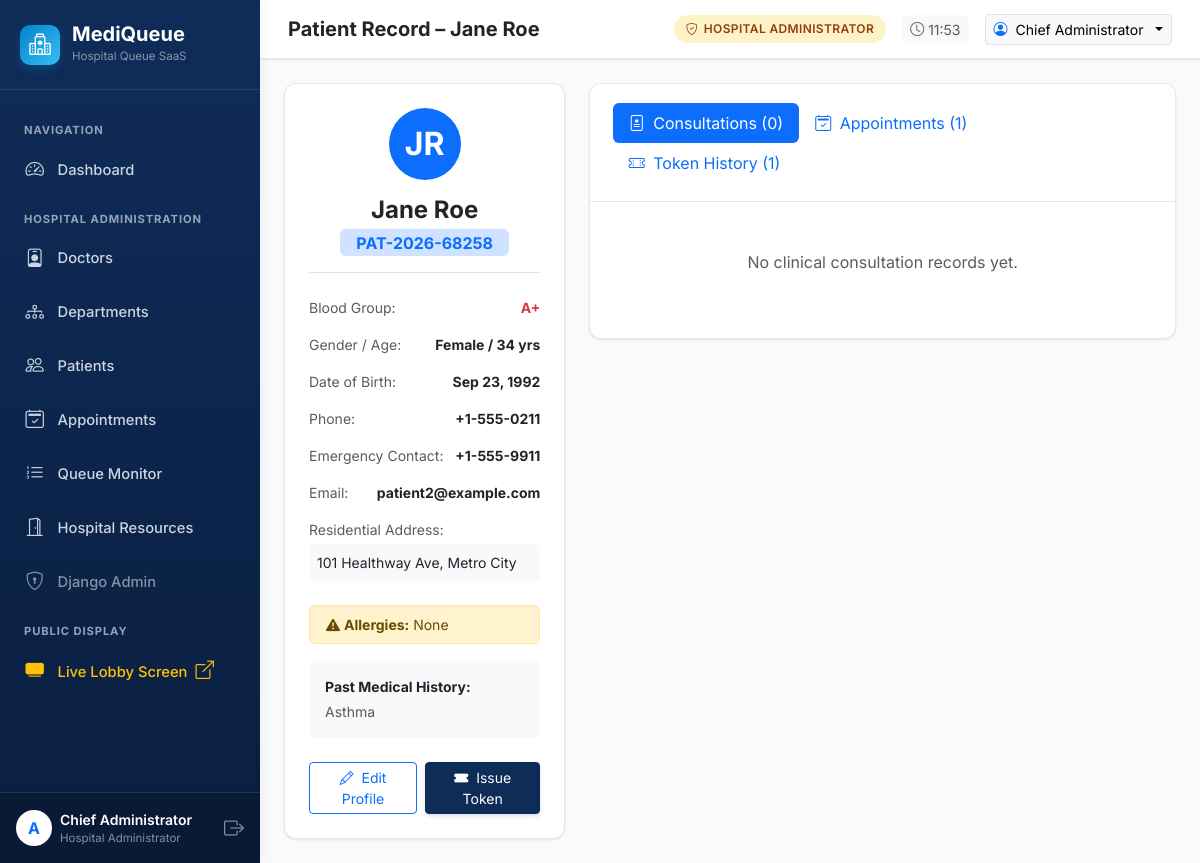
Screenshot of /patients/2/ (signed in) with the database file from the repository.
### accounts/models.py (models this page shows, shortened)
class CustomUser(AbstractUser):
    class Role(models.TextChoices):
        ADMIN = 'ADMIN', 'Hospital Administrator'
        DOCTOR = 'DOCTOR', 'Doctor'
        RECEPTIONIST = 'RECEPTIONIST', 'Receptionist'
        PATIENT = 'PATIENT', 'Patient'
    role = models.CharField(
        max_length=20,
        choices=Role.choices,
        default=Role.PATIENT,
        help_text="Designated user role within MediQueue"
    )
    phone_number = models.CharField(max_length=20, blank=True, help_text="Contact telephone number")
    profile_picture = models.ImageField(upload_to='profiles/', blank=True, null=True)
    @property
    def is_admin_role(self):
        return self.role == self.Role.ADMIN or self.is_superuser
    @property
    def is_doctor_role(self):
        return self.role == self.Role.DOCTOR
    @property
    def is_receptionist_role(self):
        return self.role == self.Role.RECEPTIONIST
    @property
    def is_patient_role(self):
        return self.role == self.Role.PATIENT
    @property
    def display_name(self):
        if self.first_name and self.last_name:
            if self.is_doctor_role and not self.first_name.startswith('Dr'):
                return f"Dr. {self.first_name} {self.last_name}"
            return f"{self.first_name} {self.last_name}"
        return self.username

### patients/models.py (models this page shows, shortened)
class PatientProfile(models.Model):
    GENDER_CHOICES = [
        ('M', 'Male'),
        ('F', 'Female'),
        ('O', 'Other'),
    ]
    BLOOD_GROUP_CHOICES = [
        ('A+', 'A+'),
        ('A-', 'A-'),
        ('B+', 'B+'),
        ('B-', 'B-'),
        ('AB+', 'AB+'),
        ('AB-', 'AB-'),
        ('O+', 'O+'),
        ('O-', 'O-'),
    ]
    user = models.OneToOneField(
        settings.AUTH_USER_MODEL,
        on_delete=models.CASCADE,
        related_name='patient_profile'
    )
    patient_id = models.CharField(
        max_length=20,
        unique=True,
        blank=True,
        help_text="Hospital Patient Unique ID (e.g. PAT-2026-0001)"
    )
    date_of_birth = models.DateField(null=True, blank=True)
    gender = models.CharField(max_length=10, choices=GENDER_CHOICES, default='M')
    blood_group = models.CharField(max_length=5, choices=BLOOD_GROUP_CHOICES, blank=True)
    emergency_contact = models.CharField(max_length=20, blank=True, help_text="Emergency phone number")
    address = models.TextField(blank=True)
    medical_history = models.TextField(blank=True, help_text="Past conditions, chronic illnesses, surgeries")
    allergies = models.TextField(blank=True, help_text="Known drug, food, or chemical allergies")
    created_at = models.DateTimeField(auto_now_add=True)
    class Meta:
        ordering = ['-created_at']
    @property
    def age(self):
        if self.date_of_birth:
            today = timezone.localdate()
            return today.year - self.date_of_birth.year - (
                (today.month, today.day) < (self.date_of_birth.month, self.date_of_birth.day)
            )
        return None

### patients/views.py (the view)
# urls.py: path('<int:pk>/', views.patient_detail, name='patient_detail'),
@login_required
def patient_detail(request, pk):
    patient_profile = get_object_or_404(PatientProfile.objects.select_related('user'), pk=pk)
    if not (request.user.is_admin_role or request.user.is_doctor_role or request.user.is_receptionist_role):
        if request.user != patient_profile.user:
            messages.error(request, "Access denied. You can only view your own records.")
            return redirect('dashboard:patient')
    appointments = Appointment.objects.filter(patient=patient_profile.user).order_by('-appointment_date')
    tokens = QueueToken.objects.filter(patient=patient_profile.user).order_by('-created_at')
    consultations = Consultation.objects.filter(patient=patient_profile.user).select_related('doctor__user', 'doctor__department').order_by('-start_time')
    return render(request, 'patients/patient_detail.html', {
        'patient': patient_profile,
        'appointments': appointments,
        'tokens': tokens,
        'consultations': consultations,
    })

### templates/patients/patient_detail.html (shortened to what this page needs)
{% extends 'dashboard_base.html' %}
{% block page_title %}Patient Record – {{ patient.user.display_name }}{% endblock %}
{% block dashboard_content %}
<div class="row g-4">
  <div class="col-lg-4">
    <div class="mq-card h-100 p-4">
      <div class="text-center mb-4 pb-3 border-bottom">
        <div class="avatar bg-primary text-white rounded-circle d-flex align-items-center justify-content-center fw-bold fs-2 mx-auto mb-3" style="width: 72px; height: 72px;">
          {{ patient.user.first_name|slice:":1" }}{{ patient.user.last_name|slice:":1" }}
        </div>
        <h4 class="fw-bold mb-1 text-dark">{{ patient.user.display_name }}</h4>
        <span class="badge bg-primary-subtle text-primary fs-6 px-3">{{ patient.patient_id }}</span>
      </div>
      <ul class="list-unstyled d-flex flex-column gap-3 small text-muted mb-4">
        <li class="d-flex justify-content-between">
          <span>Blood Group:</span>
          <strong class="text-danger">{{ patient.blood_group|default:"Not Tested" }}</strong>
        </li>
        <li class="d-flex justify-content-between">
          <span>Gender / Age:</span>
          <strong class="text-dark">{{ patient.get_gender_display }} / {% if patient.age %}{{ patient.age }} yrs{% else %}N/A{% endif %}</strong>
        </li>
        <li class="d-flex justify-content-between">
          <span>Date of Birth:</span>
          <strong class="text-dark">{{ patient.date_of_birth|date:"M d, Y"|default:"N/A" }}</strong>
        </li>
        <li class="d-flex justify-content-between">
          <span>Phone:</span>
          <strong class="text-dark">{{ patient.user.phone_number }}</strong>
        </li>
        <li class="d-flex justify-content-between">
          <span>Emergency Contact:</span>
          <strong class="text-dark">{{ patient.emergency_contact|default:"N/A" }}</strong>
        </li>
        <li class="d-flex justify-content-between">
          <span>Email:</span>
          <strong class="text-dark">{{ patient.user.email }}</strong>
        </li>
        <li>
          <span class="d-block mb-1">Residential Address:</span>
          <div class="p-2 bg-light rounded text-dark">{{ patient.address|default:"No address registered." }}</div>
        </li>
      </ul>
      {% if patient.allergies %}
        <div class="alert alert-warning py-2 mb-3 small">
          <strong><i class="bi bi-exclamation-triangle-fill me-1"></i>Allergies:</strong> {{ patient.allergies }}
        </div>
      {% endif %}
      {% if patient.medical_history %}
        <div class="bg-light p-3 rounded small mb-4">
          <strong class="text-dark d-block mb-1">Past Medical History:</strong>
          <div class="text-muted">{{ patient.medical_history }}</div>
        </div>
      {% endif %}
      <div class="d-flex gap-2">
        <a href="{% url 'patients:patient_update' patient.id %}" class="btn btn-sm btn-outline-primary flex-grow-1">
          <i class="bi bi-pencil me-1"></i> Edit Profile
        </a>
        <a href="{% url 'queue_management:token_create' %}?patient_id={{ patient.user.id }}" class="btn btn-sm btn-primary flex-grow-1">
          <i class="bi bi-ticket-fill me-1"></i> Issue Token
        </a>
      </div>
    </div>
  </div>
  <div class="col-lg-8">
    <div class="mq-card">
      <div class="mq-card-header">
        <ul class="nav nav-pills card-header-pills" id="patientDetailTabs">
          <li class="nav-item">
            <button class="nav-link active" data-bs-toggle="tab" data-bs-target="#tabConsultations">
              <i class="bi bi-file-medical me-1"></i> Consultations ({{ consultations|length }})
            </button>
          </li>
          <li class="nav-item">
            <button class="nav-link" data-bs-toggle="tab" data-bs-target="#tabAppointments">
              <i class="bi bi-calendar2-check me-1"></i> Appointments ({{ appointments|length }})
            </button>
          </li>
          <li class="nav-item">
            <button class="nav-link" data-bs-toggle="tab" data-bs-target="#tabTokens">
              <i class="bi bi-ticket-perforated me-1"></i> Token History ({{ tokens|length }})
            </button>
          </li>
        </ul>
      </div>
      <div class="tab-content">
        <div class="tab-pane fade show active p-4" id="tabConsultations">
          <div class="accordion" id="clinicalHistoryAcc">
            {% for c in consultations %}
              <div class="accordion-item mb-2 border rounded">
                <h2 class="accordion-header">
                  <button class="accordion-button collapsed py-3" type="button" data-bs-toggle="collapse" data-bs-target="#cons{{ c.id }}">
                    <div class="d-flex justify-content-between align-items-center w-100 pe-3">
                      <div>
                        <span class="fw-bold text-dark">{{ c.start_time|date:"M d, Y" }}</span> &bull;
                        <span class="text-primary">{{ c.doctor.full_name }}</span> ({{ c.doctor.department.name }})
                      </div>
                      <span class="badge bg-light text-muted border">Token: {{ c.token.token_number }}</span>
                    </div>
                  </button>
                </h2>
                <div id="cons{{ c.id }}" class="accordion-collapse collapse" data-bs-parent="#clinicalHistoryAcc">
                  <div class="accordion-body bg-light">
                    <div class="mb-2">
                      <strong class="text-dark">Primary Diagnosis:</strong>
                      <p class="mb-1 text-muted">{{ c.diagnosis }}</p>
                    </div>
                    <div class="mb-2">
                      <strong class="text-success"><i class="bi bi-prescription2 me-1"></i>Prescribed Medication:</strong>
                      <div class="bg-white p-3 rounded border small text-dark mt-1" style="white-space: pre-line;">{{ c.prescription }}</div>
                    </div>
                    {% if c.vital_signs %}
                      <div class="small text-muted mb-2">
                        <strong>Recorded Vitals:</strong>
                        BP: {{ c.vital_signs.bp|default:"N/A" }}, Pulse: {{ c.vital_signs.pulse|default:"N/A" }}, Temp: {{ c.vital_signs.temperature|default:"N/A" }}, SpO2: {{ c.vital_signs.spo2|default:"N/A" }}
                      </div>
                    {% endif %}
                    {% if c.follow_up_date %}
                      <div class="small text-primary fw-semibold">
                        <i class="bi bi-calendar-check me-1"></i>Recommended Follow-up: {{ c.follow_up_date|date:"M d, Y" }}
                      </div>
                    {% endif %}
                  </div>
                </div>
              </div>
            {% empty %}
              <p class="text-center text-muted py-4">No clinical consultation records yet.</p>
            {% endfor %}
          </div>
        </div>
      </div>
    </div>
  </div>
</div>
{% endblock %}

### templates/dashboard_base.html (shortened to what this page needs)
{% extends 'base.html' %}
{% load static %}
{% block root_content %}
<div class="app-wrapper">
  <aside class="app-sidebar">
    <a href="{% url 'dashboard:index' %}" class="sidebar-brand">
      <div class="sidebar-brand-icon">
        <i class="bi bi-hospital"></i>
      </div>
      <div>
        <div class="fw-bold fs-5 lh-1">MediQueue</div>
        <div class="small text-white-50 mt-1" style="font-size: 0.72rem;">Hospital Queue SaaS</div>
      </div>
    </a>
    <ul class="sidebar-menu">
      <li class="sidebar-heading">Navigation</li>
      <li class="sidebar-item">
        <a href="{% url 'dashboard:index' %}" class="sidebar-link {% if request.resolver_match.url_name in 'admin,doctor,receptionist,patient,index' %}active{% endif %}">
          <i class="bi bi-speedometer2"></i>
          <span>Dashboard</span>
        </a>
      </li>
      {% if is_admin %}
        <li class="sidebar-heading">Hospital Administration</li>
        <li class="sidebar-item">
          <a href="{% url 'doctors:doctor_list' %}" class="sidebar-link">
            <i class="bi bi-person-badge"></i>
            <span>Doctors</span>
          </a>
        </li>
        <li class="sidebar-item">
          <a href="{% url 'doctors:department_list' %}" class="sidebar-link">
            <i class="bi bi-diagram-3"></i>
            <span>Departments</span>
          </a>
        </li>
        <li class="sidebar-item">
          <a href="{% url 'patients:patient_list' %}" class="sidebar-link">
            <i class="bi bi-people"></i>
            <span>Patients</span>
          </a>
        </li>
        <li class="sidebar-item">
          <a href="{% url 'appointments:appointment_list' %}" class="sidebar-link">
            <i class="bi bi-calendar2-check"></i>
            <span>Appointments</span>
          </a>
        </li>
        <li class="sidebar-item">
          <a href="{% url 'queue_management:live_queue' %}" class="sidebar-link">
            <i class="bi bi-list-ol"></i>
            <span>Queue Monitor</span>
          </a>
        </li>
        <li class="sidebar-item">
          <a href="{% url 'hospital_resources:resource_list' %}" class="sidebar-link">
            <i class="bi bi-door-open"></i>
            <span>Hospital Resources</span>
          </a>
        </li>
        <li class="sidebar-item">
          <a href="/admin/" target="_blank" class="sidebar-link text-white-50">
            <i class="bi bi-shield-lock"></i>
            <span>Django Admin</span>
          </a>
        </li>
      {% endif %}
      <li class="sidebar-heading">Public Display</li>
      <li class="sidebar-item">
        <a href="{% url 'queue_management:public_display_board' %}" target="_blank" class="sidebar-link text-warning">
          <i class="bi bi-tv-fill"></i>
          <span>Live Lobby Screen <i class="bi bi-box-arrow-up-right ms-1 small"></i></span>
        </a>
      </li>
    </ul>
    <div class="sidebar-footer">
      <div class="d-flex align-items-center gap-2">
        <div class="avatar bg-white text-primary rounded-circle d-flex align-items-center justify-content-center fw-bold" style="width: 36px; height: 36px;">
          {{ user.username|slice:":1"|upper }}
        </div>
        <div class="flex-grow-1 overflow-hidden">
          <div class="small fw-semibold text-truncate text-white">{{ user.display_name }}</div>
          <div class="text-white-50 text-truncate" style="font-size: 0.72rem;">{{ user.get_role_display }}</div>
        </div>
        <a href="{% url 'accounts:logout' %}" class="text-white-50 hover-white" title="Sign Out">
          <i class="bi bi-box-arrow-right fs-5"></i>
        </a>
      </div>
    </div>
  </aside>
  <div class="app-main">
    <header class="app-topbar">
      <div class="d-flex align-items-center gap-3">
        <h5 class="mb-0 fw-bold text-dark d-none d-sm-block">{% block page_title %}Dashboard{% endblock %}</h5>
      </div>
      <div class="d-flex align-items-center gap-3">
        <span class="role-badge role-badge-{{ user.role|lower }}">
          <i class="bi bi-shield-check"></i> {{ user.get_role_display }}
        </span>
        <div class="d-none d-md-flex align-items-center gap-1 text-muted small bg-light px-2 py-1 rounded">
          <i class="bi bi-clock"></i>
          <span id="topbarClock">{% now "H:i" %}</span>
        </div>
        <div class="dropdown">
          <button class="btn btn-sm btn-light border dropdown-toggle d-flex align-items-center gap-2" type="button" data-bs-toggle="dropdown">
            <i class="bi bi-person-circle text-primary"></i>
            <span class="d-none d-md-inline">{{ user.display_name }}</span>
          </button>
        </div>
      </div>
    </header>
    <main class="flex-grow-1 p-3 p-md-4">
      {% block dashboard_content %}{% endblock %}
    </main>
  </div>
</div>
{% endblock %}

### rows the page displays
CustomUser: username "A", display_name "Chief Administrator", role "Hospital Administrator", role "HOSPITAL ADMINISTRATOR"
PatientProfile: user.display_name "Jane Roe", user.first_name "J", user.last_name "R", patient_id "PAT-2026-68258", blood_group "A+", gender "Female", age "34", date_of_birth "Sep 23, 1992", user.phone_number "+1-555-0211", emergency_contact "+1-555-9911", user.email "patient2@example.com", address "101 Healthway Ave, Metro City", allergies "None", medical_history "Asthma"

### other values shown
{{ consultations|length }} "0"
{{ appointments|length }} "1"
{{ tokens|length }} "1"
